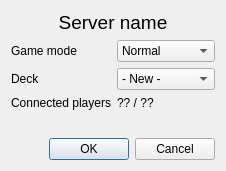
<?xml version="1.0" encoding="UTF-8"?>
<ui version="4.0">
 <class>ServerConnection</class>
 <widget class="QDialog" name="ServerConnection">
  <property name="geometry">
   <rect>
    <x>0</x>
    <y>0</y>
    <width>226</width>
    <height>171</height>
   </rect>
  </property>
  <property name="windowTitle">
   <string>Dialog</string>
  </property>
  <layout class="QVBoxLayout" name="verticalLayout">
   <item>
    <widget class="QLabel" name="text_server">
     <property name="font">
      <font>
       <pointsize>14</pointsize>
      </font>
     </property>
     <property name="text">
      <string>Server name</string>
     </property>
     <property name="alignment">
      <set>Qt::AlignCenter</set>
     </property>
    </widget>
   </item>
   <item>
    <layout class="QFormLayout" name="formLayout">
     <item row="1" column="0">
      <widget class="QLabel" name="label_mode">
       <property name="text">
        <string>Game mode</string>
       </property>
      </widget>
     </item>
     <item row="1" column="1">
      <widget class="QComboBox" name="comboBox_mode">
       <item>
        <property name="text">
         <string>Normal</string>
        </property>
       </item>
       <item>
        <property name="text">
         <string>Deckbuilder</string>
        </property>
       </item>
       <item>
        <property name="text">
         <string>Spectator</string>
        </property>
       </item>
      </widget>
     </item>
     <item row="2" column="0">
      <widget class="QLabel" name="label_deck">
       <property name="text">
        <string>Deck</string>
       </property>
      </widget>
     </item>
     <item row="2" column="1">
      <widget class="QComboBox" name="comboBox_deck">
       <item>
        <property name="text">
         <string>- New -</string>
        </property>
       </item>
      </widget>
     </item>
     <item row="3" column="0">
      <widget class="QLabel" name="label_players">
       <property name="text">
        <string>Connected players</string>
       </property>
      </widget>
     </item>
     <item row="3" column="1">
      <widget class="QLabel" name="text_players">
       <property name="text">
        <string>?? / ??</string>
       </property>
      </widget>
     </item>
    </layout>
   </item>
   <item>
    <spacer name="verticalSpacer">
     <property name="orientation">
      <enum>Qt::Vertical</enum>
     </property>
     <property name="sizeHint" stdset="0">
      <size>
       <width>20</width>
       <height>40</height>
      </size>
     </property>
    </spacer>
   </item>
   <item>
    <widget class="QDialogButtonBox" name="buttonBox">
     <property name="orientation">
      <enum>Qt::Horizontal</enum>
     </property>
     <property name="standardButtons">
      <set>QDialogButtonBox::Cancel|QDialogButtonBox::Ok</set>
     </property>
    </widget>
   </item>
  </layout>
 </widget>
 <resources/>
 <connections>
  <connection>
   <sender>buttonBox</sender>
   <signal>accepted()</signal>
   <receiver>ServerConnection</receiver>
   <slot>accept()</slot>
   <hints>
    <hint type="sourcelabel">
     <x>248</x>
     <y>254</y>
    </hint>
    <hint type="destinationlabel">
     <x>157</x>
     <y>274</y>
    </hint>
   </hints>
  </connection>
  <connection>
   <sender>buttonBox</sender>
   <signal>rejected()</signal>
   <receiver>ServerConnection</receiver>
   <slot>reject()</slot>
   <hints>
    <hint type="sourcelabel">
     <x>316</x>
     <y>260</y>
    </hint>
    <hint type="destinationlabel">
     <x>286</x>
     <y>274</y>
    </hint>
   </hints>
  </connection>
 </connections>
</ui>
